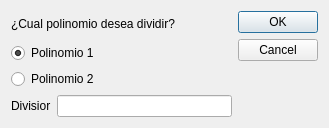
<?xml version="1.0" encoding="UTF-8"?>
<ui version="4.0">
 <class>Division</class>
 <widget class="QDialog" name="Division">
  <property name="geometry">
   <rect>
    <x>0</x>
    <y>0</y>
    <width>329</width>
    <height>128</height>
   </rect>
  </property>
  <property name="minimumSize">
   <size>
    <width>329</width>
    <height>128</height>
   </size>
  </property>
  <property name="maximumSize">
   <size>
    <width>329</width>
    <height>128</height>
   </size>
  </property>
  <property name="windowTitle">
   <string>Division de polinomios</string>
  </property>
  <layout class="QGridLayout" name="gridLayout">
   <item row="0" column="0">
    <layout class="QVBoxLayout" name="verticalLayout">
     <item>
      <widget class="QLabel" name="label">
       <property name="text">
        <string>¿Cual polinomio desea dividir?</string>
       </property>
      </widget>
     </item>
     <item>
      <widget class="QRadioButton" name="_rdbPol1">
       <property name="text">
        <string>Polinomio 1</string>
       </property>
       <property name="checked">
        <bool>true</bool>
       </property>
      </widget>
     </item>
     <item>
      <widget class="QRadioButton" name="_rdbPol2">
       <property name="text">
        <string>Polinomio 2</string>
       </property>
      </widget>
     </item>
    </layout>
   </item>
   <item row="0" column="1" rowspan="2">
    <widget class="QDialogButtonBox" name="buttonBox">
     <property name="orientation">
      <enum>Qt::Vertical</enum>
     </property>
     <property name="standardButtons">
      <set>QDialogButtonBox::Cancel|QDialogButtonBox::Ok</set>
     </property>
    </widget>
   </item>
   <item row="1" column="0">
    <layout class="QHBoxLayout" name="horizontalLayout">
     <item>
      <widget class="QLabel" name="label_2">
       <property name="text">
        <string>Divisior</string>
       </property>
      </widget>
     </item>
     <item>
      <widget class="QLineEdit" name="_txtDivisor"/>
     </item>
    </layout>
   </item>
  </layout>
 </widget>
 <resources/>
 <connections>
  <connection>
   <sender>buttonBox</sender>
   <signal>accepted()</signal>
   <receiver>Division</receiver>
   <slot>accept()</slot>
   <hints>
    <hint type="sourcelabel">
     <x>248</x>
     <y>254</y>
    </hint>
    <hint type="destinationlabel">
     <x>157</x>
     <y>274</y>
    </hint>
   </hints>
  </connection>
  <connection>
   <sender>buttonBox</sender>
   <signal>rejected()</signal>
   <receiver>Division</receiver>
   <slot>reject()</slot>
   <hints>
    <hint type="sourcelabel">
     <x>316</x>
     <y>260</y>
    </hint>
    <hint type="destinationlabel">
     <x>286</x>
     <y>274</y>
    </hint>
   </hints>
  </connection>
 </connections>
</ui>
